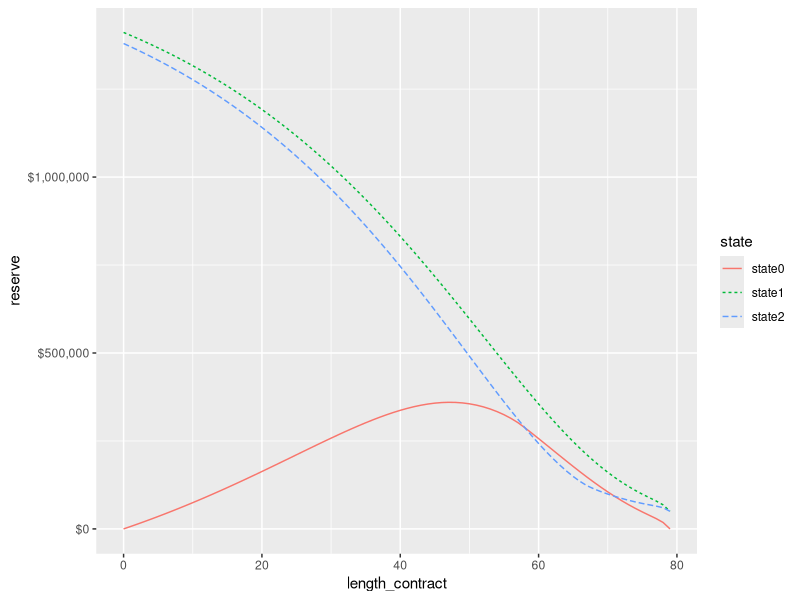

The R source for this figure:
## ---- chunk 1
knitr::opts_chunk$set(echo = TRUE)
## ---- chunk 2
library(tidyverse)
library(scales)
## ---- chunk 3
x <- 40     #age of insured numb.1
y <- 30     #age of insured numb.2
T <- 80     #length of contract
P <- 50000  #pension
r <- 0.03   #intereset rate
## ---- chunk 4
#The weights given by finanstilsynet
w <- function(x, G){
  #male: G = "M"
  #female: G = "F"
  #x: age in calender year t,
  if (G == "M"){
    return (min(2.671548-0.172480*x + 0.001485*x**2, 0))
  } 
  else {
    return(min(1.287968-0.101090*x+ 0.000814*x**2,0))
  }
}

mu_kol_2013 <- function(x, G){
  #male
  if (G == "M"){
    return((0.241752+0.004536*10**(0.051*x))/1000)
  }
  #female
  else {
    return((0.085411+0.003114*10**(0.051*x))/1000)
  }
} 

#turning mu into a function of u, so that we can use integrate 
mu <- function(u, x, G, Y = 2022){
  return(mu_kol_2013(x+u, G)*(1 + w(x+u, G)/100)^{(Y+u-2013)})
}

p_surv <- function(x, G, Y, t, s){
  
  if (t == s){
    return(1)
  }
  
  f <- Vectorize(mu)
  integral <- integrate(f, lower = t, upper = s, x=x, Y=Y, G=G)$value
  
  ans <- exp((-1)*integral)
  return(ans)
}

v <- function(t){
  return(exp(-(r*t)))
}
## ---- chunk 5
#both survive:
p_00 <- function(t, n){
    p_surv(x, G="M", Y=2022, t=t,s = n)*p_surv(y, G="F", Y=2022, t=0, s=n)
  }
  
#man dies, woman survive:
p_01 <- function(t,n){
  (1 - p_surv(x, G="M", Y = 2022, t=t,s = n ))*p_surv(y, G = "F", Y=2022, t=t, s = n )
}
  
#man survive, woman die:
p_02 <- function(t,n){
  p_surv(x, G="M", Y=2022, t=t,s = n )*(1 - p_surv(y, G="F", Y=2022, t=t, s = n ))
}

#wife remains alive:
p_11 <- function(t,n){
  p_surv(y, G = "F", Y=2022, t=t, s = n)
} 

#man remains alive: 
p_22 <- function(t,n){
  p_surv(y, G = "M", Y=2022, t=t, s = n)
}
## ---- chunk 6
upper_summand <- function(n){
  prob <- p_01(0,n) + p_02(0,n)
  return(v(n)*prob)
}

lower_summand <- function(n){
  prob <- p_00(0,n)
  return(v(n)*prob)
}

(yearly_premium <- P*sum(map_dbl(0:(T-1), upper_summand))/sum(map_dbl(0:(T-1), lower_summand)))
## ---- chunk 7
#reserve in state 0:
V_0 <- function(t){
  
  summand_1 <- function(t, n){
    (v(n)/v(t))*p_00(t, n)
  }
  
  summand_2 <- function(t, n){
    (v(n)/v(t))*(p_01(t,n) + p_02(t,n))
  }
  
  ans <- (-1)*yearly_premium*sum(map_dbl(t:(T-1),summand_1, t = t)) + P*sum(
                        map_dbl(t:(T-1), summand_2, t = t))
  
  return(ans)
}

#reseve in state 1: 
V_1 <- function(t){
  
  summand <- function(t, n){
    (v(n)/v(t))*p_11(t,n)
  }
  
  ans <- P*sum(map_dbl(t:(T-1), summand, t = t))
  
  return(ans)
}

#reserve in state 2: 
V_2 <- function(t){
  
  summand <- function(t,n){
    (v(n)/v(t))*p_22(t,n)
  }
  
  ans <- P*sum(map_dbl(t:(T-1), summand, t = t))
  
  return(ans)
}
## ---- chunk 8
length_contract <- 0:(T-1)
state0 <- map_dbl(length_contract, V_0)


df <- data.frame(length_contract, state0) %>% 
  mutate(state1 = map_dbl(length_contract, V_1)) %>% 
  mutate(state2 = map_dbl(length_contract, V_2)) %>% 
  pivot_longer(!length_contract, names_to = "state", values_to = "reserve")
  
df %>%
  ggplot(aes(x = length_contract, y = reserve)) +
  geom_line(aes(color = state, linetype = state)) +
  scale_y_continuous(labels = dollar) 
